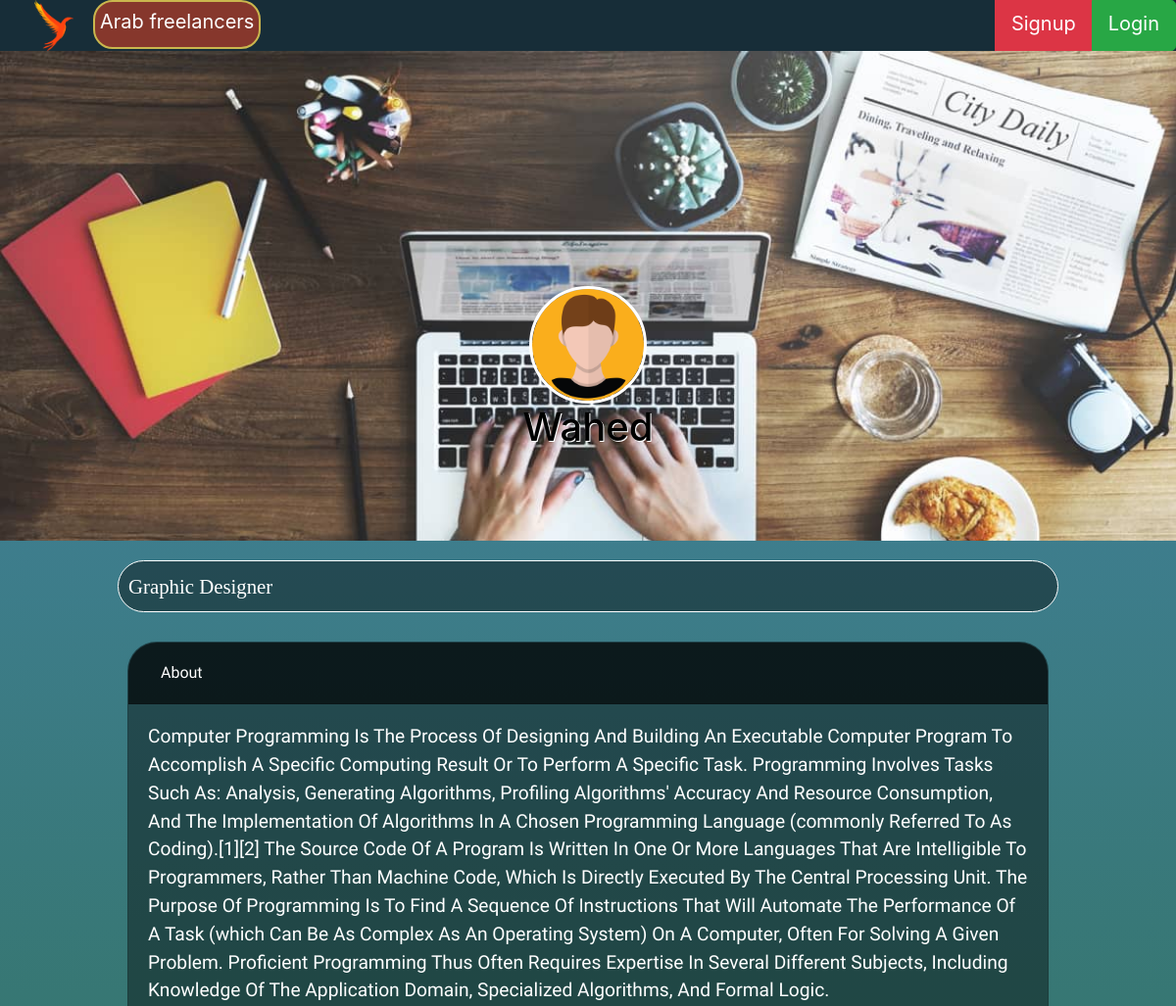
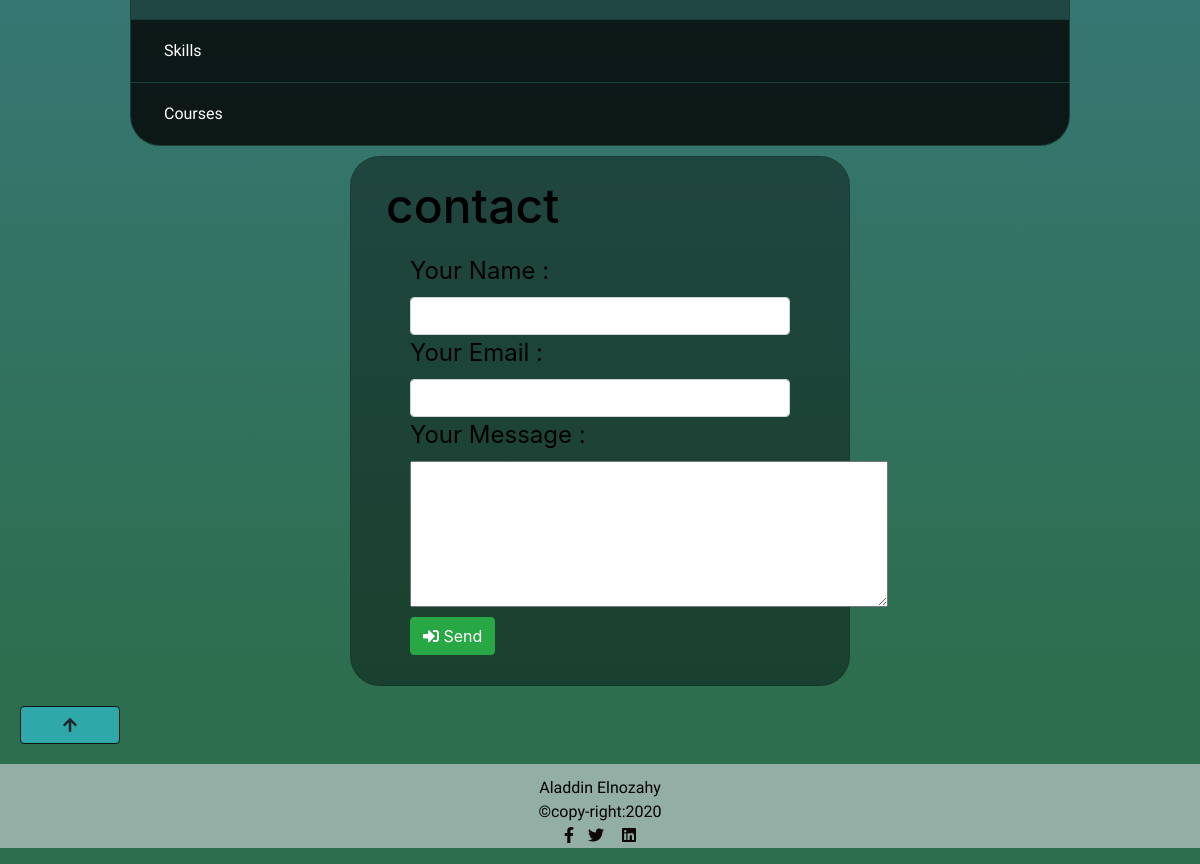
/profile.php?frid=3, run on the app's committed database (2 pictures, top to bottom).
### tables this page shows
CREATE TABLE `freelancers` (
  `f_id` int(11) NOT NULL,
  `f_name` varchar(50) DEFAULT NULL,
  `f_job` varchar(50) NOT NULL,
  `f_phone` int(11) DEFAULT NULL,
  `pass` varchar(100) NOT NULL,
  `f_email` varchar(20) DEFAULT NULL,
  `photo` varchar(100) DEFAULT NULL,
  `description` longtext DEFAULT NULL
);

### profile.php (the view, shortened to what this page needs)
<?php
include 'includes/header.php' ;
include 'includes/navbar.php' ;
require 'admin/config.php';
$id=$_GET['frid'];
$sqlfree = "SELECT *  FROM freelancers WHERE f_id='$id'";
$query = mysqli_query($connection,$sqlfree);
$data = mysqli_fetch_array($query);
?>
    <div class="center" id="portofolio" style="background-image: url('media/cover.jpg');">
        <img id="imgsize" src="media/co.png" alt="profile img" >
        <h1>
        <?= ucwords( $data['f_name']); ?>
        </h1>
    </div>
    <div class="mini">
    <?= ucwords( $data['f_job']); ?>
    </div>
    <div class="accordion " id="accordionExample">
        <div class="card oco">
          <div class="card-header " id="headingOne">
            <h2 class="mb-0">
              <button class="btn btn-link btn-block text-left" type="button" data-toggle="collapse" data-target="#collapseOne" aria-expanded="true" aria-controls="collapseOne" style="color: white;">
                About
              </button>
            </h2>
          </div>
          <div id="collapseOne" class="collapse show" aria-labelledby="headingOne" data-parent="#accordionExample">
            <div class="card-body">
            <?= ucwords( $data['description']); ?>
            </div>
          </div>
        </div>
        <div class="card oco">
          <div class="card-header " id="headingTwo">
            <h2 class="mb-0">
              <button class="btn btn-link btn-block text-left collapsed" type="button" data-toggle="collapse" data-target="#collapseTwo" aria-expanded="false" aria-controls="collapseTwo" style="color: white;" >
                Skills
              </button>
            </h2>
          </div>
        </div>
        <div class="card oco">
          <div class="card-header" id="headingThree">
            <h2 class="mb-0">
              <button  class="btn btn-link btn-block text-left collapsed" type="button" data-toggle="collapse" data-target="#collapseThree" aria-expanded="false" aria-controls="collapseThree" style="color: white;">
                Courses
              </button>
            </h2>
          </div>
        </div>
      </div>
      <div class="card contact col-md-5" >
        <form method="post">
          <div class="card-body formc">
            <h2 id="contacth">contact</h2>
              <div class="form-group" style="width: 25rem;">
                <label >Your Name :</label>
                <input type="text" name="c_name"  class="form-control"  >
                <label for="c_email">Your Email :</label>
                <input type="email" name="c_email" class="form-control"  >
                <label for="exampleInputEmail1">Your Message :</label>
                <textarea  name="c_message" rows="4" cols="30" ></textarea>
                <button  type="submit" name="submit" class="btn btn-success  " ><i class="fas fa-sign-in-alt"></i> Send</button>
              </div>
          </div>
        </form>
      </div>
      <a  href="" ><button id="goup"  type="button" class="btn btn-warning"> <i class="fas fa-arrow-up"></i> </button> </a>
<?php include 'includes/footer.php' ?>

### css/app.css (style rules this page uses)
* { margin: 0; padding: 0; }
body { background-repeat: no-repeat; background-attachment: fixed; background: rgb(9, 226, 136); background: linear-gradient(0deg, rgb(45, 110, 79) 10%, rgb(67, 130, 160) 90%); background-repeat: no-repeat; background-attachment: fixed; background-position: center; }
.mini { border: solid 1px white; border-radius: 30px ; margin:20px auto; width: 80%; padding: 10px; font-family: 'Lora', serif; font-size: 1.3rem; color: white; background-color: rgba(0, 0, 0, 0.404); color: white; }
#imgsize { width: 10%; margin-top: 20%; border: solid 3px white; border-radius: 100%; }
h1 { color: rgb(0, 0, 0); text-shadow: 2px 5pxrgb(250 174 28); }
#portofolio { background-image: url("/media/cover.jpg"); background-repeat: no-repeat; background-size: cover; text-align: center; text-shadow: 1px 1px #fff; }
.center { height: 500px; }
.accordion { margin: auto; width: 80%; padding: 10px; font-family: 'Oxygen', sans-serif; border-radius: 20px; font-size: 1.2rem; }
#goup { width: 100PX; margin: 20px; }
.card { margin: auto; border-radius: 30px; background-color: rgba(0, 0, 0, 0.404); color: white; }
.btn-warning { color: #212529; background-color: #2ea8a8; border-color: #0d1412; }
.accordion>.card>.card-header { background-color: rgba(0, 0, 0, 0.65);; border-radius: 0; }
.contact { margin:auto; }
.form-group { padding: 10px; margin: auto; }
#contacth { font-size:2em; font-style: bold; }
.formc { color:black; font-size: 1.5em; }

### data on the page
freelancers: f_name "Wahed", f_job "Graphic Designer", description "Computer Programming Is The Process Of Designing And Building An Executable Computer Program To Accomplish A Specific Computing Result Or To Perform A Specific Task. Programming Involves Tasks Such As: Analysis, Generating Algorithms, Profiling Algorithms' Accuracy And Resource Consumption, And The Implementation Of Algorithms In A Chosen Programming Language (commonly Referred To As Coding).[1][2] The Source Code Of A Program Is Written In One Or More Languages That Are Intelligible To Programmers, Rather Than Machine Code, Which Is Directly Executed By The Central Processing Unit. The Purpose Of Programming Is To Find A Sequence Of Instructions That Will Automate The Performance Of A Task…"
